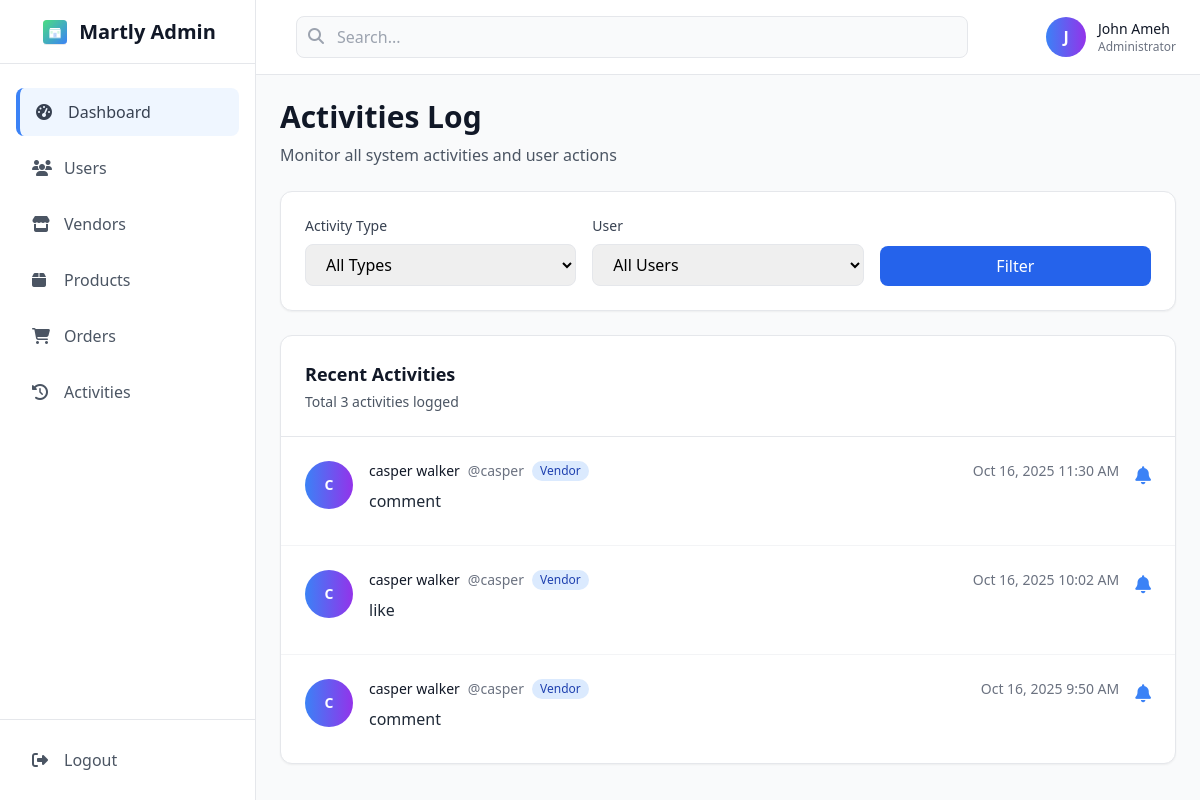
Page /admin/activities.php (signed in) on the earlier database version.
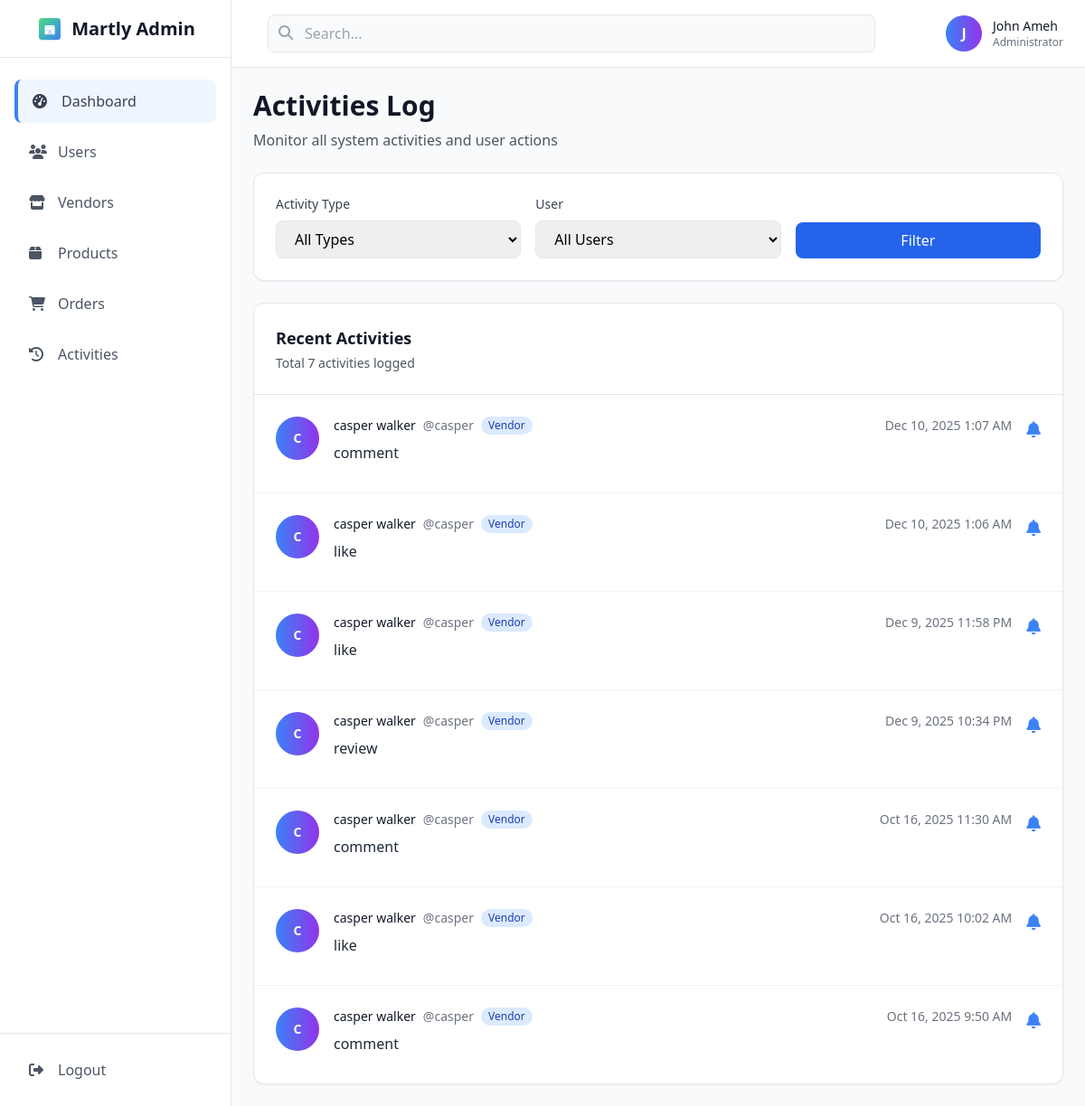
Same page on the later database version.
### tables this page shows
CREATE TABLE `users` (
  `id` int(11) NOT NULL,
  `username` varchar(50) NOT NULL,
  `email` varchar(100) NOT NULL,
  `password` varchar(255) NOT NULL,
  `first_name` varchar(50) DEFAULT NULL,
  `last_name` varchar(50) DEFAULT NULL,
  `profile_picture` varchar(255) DEFAULT NULL,
  `user_type` enum('customer','vendor','admin') DEFAULT 'customer',
  `referral_code` varchar(20) DEFAULT NULL,
  `referred_by` int(11) DEFAULT NULL,
  `created_at` timestamp NOT NULL DEFAULT current_timestamp(),
  `updated_at` timestamp NOT NULL DEFAULT current_timestamp() ON UPDATE current_timestamp(),
  `referred_count` int(11) DEFAULT 0
);

CREATE TABLE `activities` (
  `id` int(11) NOT NULL,
  `user_id` int(11) NOT NULL,
  `activity_type` enum('like','comment','share','review','follow') NOT NULL,
  `reference_type` enum('post','product','user') DEFAULT NULL,
  `reference_id` int(11) DEFAULT NULL,
  `actor_username` varchar(255) NOT NULL,
  `is_read` tinyint(1) DEFAULT 0,
  `created_at` timestamp NOT NULL DEFAULT current_timestamp(),
  `actor_id` int(11) DEFAULT NULL
);

### includes/config.php (called while the page is built, shortened)
<?php
try {
    $pdo = new PDO("mysql:host=" . DB_HOST . ";dbname=" . DB_NAME, DB_USER, DB_PASS);
    $pdo->setAttribute(PDO::ATTR_ERRMODE, PDO::ERRMODE_EXCEPTION);
    $pdo->setAttribute(PDO::ATTR_DEFAULT_FETCH_MODE, PDO::FETCH_ASSOC);
} catch (PDOException $e) {
    die("Connection failed: " . $e->getMessage());
}
function isLoggedIn()
{
    return isset($_SESSION['user_id']);
}
function getCurrentUser()
{
    global $pdo;
    if (isLoggedIn()) {
        $stmt = $pdo->prepare("SELECT * FROM users WHERE id = ?");
        $stmt->execute([$_SESSION['user_id']]);
        return $stmt->fetch();
    }
    return null;
}

### admin/activities.php (the view, shortened to what this page needs)
<?php
require_once '../includes/config.php';
$page = isset($_GET['page']) ? (int)$_GET['page'] : 1;
$limit = 15;
$offset = ($page - 1) * $limit;
$type = isset($_GET['type']) ? trim($_GET['type']) : '';
$user_id = isset($_GET['user_id']) ? (int)$_GET['user_id'] : 0;
try {
    $conditions = [];
    $params = [];
    $whereClause = $conditions ? "WHERE " . implode(" AND ", $conditions) : "";
    $countSql = "SELECT COUNT(*) as total FROM activities a
                 LEFT JOIN users u ON a.user_id = u.id
                 $whereClause";
    $stmt = $pdo->prepare($countSql);
    $stmt->execute($params);
    $totalActivities = $stmt->fetch(PDO::FETCH_ASSOC)['total'];
    $sql = "
        SELECT a.*,
               u.first_name,
               u.last_name,
               u.username,
               u.user_type
        FROM activities a
        LEFT JOIN users u ON a.user_id = u.id
        $whereClause
        ORDER BY a.created_at DESC
        LIMIT $limit OFFSET $offset
    ";
    $stmt = $pdo->prepare($sql);
    $stmt->execute($params);
    $activities = $stmt->fetchAll(PDO::FETCH_ASSOC);
} catch (PDOException $e) {
    $error = "Error loading activities: " . $e->getMessage();
}
?>
<!DOCTYPE html>
<html lang="en">
<head>
    <script src="https://cdn.tailwindcss.com"></script>
    <link rel="stylesheet" href="https://cdnjs.cloudflare.com/ajax/libs/font-awesome/6.4.0/css/all.min.css">
</head>
<body class="bg-gray-50">
<div class="min-h-screen">
    <?php include 'includes/sidebar.php'; ?>
    <div class="ml-0 lg:ml-64">
        <?php include 'includes/topbar.php'; ?>
        <main class="p-6">
            <div class="flex justify-between items-center mb-6">
                <div>
                    <h1 class="text-3xl font-bold text-gray-900">Activities Log</h1>
                    <p class="text-gray-600 mt-2">Monitor all system activities and user actions</p>
                </div>
            </div>
            <div class="bg-white rounded-xl shadow-sm border border-gray-200 p-6 mb-6">
                <form method="GET" class="grid grid-cols-1 md:grid-cols-3 gap-4">
                    <div>
                        <label class="block text-sm font-medium text-gray-700 mb-2">Activity Type</label>
                        <select name="type" class="w-full px-4 py-2 border border-gray-200 rounded-lg focus:outline-none focus:ring-2 focus:ring-blue-500 focus:border-transparent">
                            <option value="">All Types</option>
                        </select>
                    </div>
                    <div>
                        <label class="block text-sm font-medium text-gray-700 mb-2">User</label>
                        <select name="user_id" class="w-full px-4 py-2 border border-gray-200 rounded-lg focus:outline-none focus:ring-2 focus:ring-blue-500 focus:border-transparent">
                            <option value="">All Users</option>
                        </select>
                    </div>
                    <div class="flex items-end space-x-2">
                        <button type="submit" class="bg-blue-600 text-white px-6 py-2 rounded-lg hover:bg-blue-700 transition-colors duration-300 w-full">
                            Filter
                        </button>
                    </div>
                </form>
            </div>
            <div class="bg-white rounded-xl shadow-sm border border-gray-200 overflow-hidden">
                <div class="p-6 border-b border-gray-200">
                    <h3 class="text-lg font-semibold text-gray-900">Recent Activities</h3>
                    <p class="text-gray-600 text-sm mt-1">Total <?php echo number_format($totalActivities); ?> activities logged</p>
                </div>
                <div class="divide-y divide-gray-100">
                    <?php if (empty($activities)): ?>
                        <div class="p-8 text-center text-gray-500">
                            <i class="fas fa-history text-4xl text-gray-300 mb-3"></i>
                            <p>No activities found</p>
                            <?php if (!empty($type) || !empty($user_id)): ?>
                                <p class="text-sm mt-1">Try adjusting your filters</p>
                            <?php endif; ?>
                        </div>
                    <?php else: ?>
                        <?php foreach ($activities as $activity): ?>
                            <div class="p-6 hover:bg-gray-50 transition-colors duration-300">
                                <div class="flex items-start space-x-4">
                                    <div class="flex-shrink-0">
                                        <div class="w-12 h-12 bg-gradient-to-r from-blue-500 to-purple-600 rounded-full flex items-center justify-center text-white font-bold text-sm">
                                            <?php echo strtoupper(substr($activity['first_name'], 0, 1)); ?>
                                        </div>
                                    </div>
                                    <div class="flex-1 min-w-0">
                                        <div class="flex items-center justify-between mb-2">
                                            <div class="flex items-center space-x-2">
                                                <span class="text-sm font-medium text-gray-900">
                                                    <?php echo htmlspecialchars($activity['first_name'] . ' ' . $activity['last_name']); ?>
                                                </span>
                                                <span class="text-sm text-gray-500">@<?php echo htmlspecialchars($activity['username']); ?></span>
                                                <span class="inline-flex px-2 py-0.5 text-xs font-medium rounded-full
                                                    <?php echo $activity['user_type'] === 'admin' ? 'bg-purple-100 text-purple-800' : 'bg-blue-100 text-blue-800'; ?>">
                                                    <?php echo ucfirst($activity['user_type']); ?>
                                                </span>
                                            </div>
                                            <span class="text-sm text-gray-500">
                                                <?php echo date('M j, Y g:i A', strtotime($activity['created_at'])); ?>
                                            </span>
                                        </div>
                                        <p class="text-gray-800 mb-2">
                                            <?php echo htmlspecialchars($activity['activity_type']); ?>
                                        </p>
                                    </div>
                                    <div class="flex-shrink-0">
                                        <?php
                                        $activityIcons = [
                                            'login' => 'fas fa-sign-in-alt text-green-500',
                                            'logout' => 'fas fa-sign-out-alt text-red-500',
                                            'create' => 'fas fa-plus-circle text-blue-500',
                                            'update' => 'fas fa-edit text-yellow-500',
                                            'delete' => 'fas fa-trash text-red-500',
                                            'register' => 'fas fa-user-plus text-green-500',
                                            'purchase' => 'fas fa-shopping-cart text-purple-500',
                                            'view' => 'fas fa-eye text-gray-500'
                                        ];
                                        $iconClass = $activityIcons[strtolower($activity['activity_type'])] ?? 'fas fa-bell text-blue-500';
                                        ?>
                                        <i class="<?php echo $iconClass; ?> text-lg"></i>
                                    </div>
                                </div>
                            </div>
                        <?php endforeach; ?>
                    <?php endif; ?>
                </div>
            </div>
        </main>
    </div>
</div>
</body>
</html>

### admin/includes/sidebar.php (shortened to what this page needs)
<div class="fixed inset-y-0 left-0 z-50 w-64 bg-white border-r border-gray-200 transform -translate-x-full lg:translate-x-0 transition-transform duration-300 ease-in-out">
    <div class="flex items-center justify-center h-16 border-b border-gray-200">
        <a href="index.php" class="flex items-center space-x-2">
            <img src="../assets/martly.svg" alt="Martly" class="w-8 h-8">
            <span class="text-xl font-bold text-gray-900">Martly Admin</span>
        </a>
    </div>
    <nav class="mt-6">
        <div class="px-4 space-y-2">
            <a href="index.php" class="flex items-center px-4 py-3 text-gray-700 bg-blue-50 border-l-4 border-blue-500 rounded-lg">
                <i class="fas fa-tachometer-alt w-5 mr-3"></i>
                <span class="font-medium">Dashboard</span>
            </a>
            <a href="users.php" class="flex items-center px-4 py-3 text-gray-600 hover:bg-gray-50 rounded-lg transition-colors duration-300">
                <i class="fas fa-users w-5 mr-3"></i>
                <span class="font-medium">Users</span>
            </a>
            <a href="vendors.php" class="flex items-center px-4 py-3 text-gray-600 hover:bg-gray-50 rounded-lg transition-colors duration-300">
                <i class="fas fa-store w-5 mr-3"></i>
                <span class="font-medium">Vendors</span>
            </a>
            <a href="products.php" class="flex items-center px-4 py-3 text-gray-600 hover:bg-gray-50 rounded-lg transition-colors duration-300">
                <i class="fas fa-box w-5 mr-3"></i>
                <span class="font-medium">Products</span>
            </a>
            <a href="orders.php" class="flex items-center px-4 py-3 text-gray-600 hover:bg-gray-50 rounded-lg transition-colors duration-300">
                <i class="fas fa-shopping-cart w-5 mr-3"></i>
                <span class="font-medium">Orders</span>
            </a>
            <a href="activities.php" class="flex items-center px-4 py-3 text-gray-600 hover:bg-gray-50 rounded-lg transition-colors duration-300">
                <i class="fas fa-history w-5 mr-3"></i>
                <span class="font-medium">Activities</span>
            </a>
        </div>
    </nav>
    <div class="absolute bottom-0 left-0 right-0 p-4 border-t border-gray-200">
        <a href="../auth/logout.php" class="flex items-center px-4 py-3 text-gray-600 hover:bg-gray-50 rounded-lg transition-colors duration-300">
            <i class="fas fa-sign-out-alt w-5 mr-3"></i>
            <span class="font-medium">Logout</span>
        </a>
    </div>
</div>

### admin/includes/topbar.php (shortened to what this page needs)
<?php
$currentUser = getCurrentUser();
?>
<header class="bg-white border-b border-gray-200">
    <div class="flex items-center justify-between px-6 py-4">
        <div class="flex-1 max-w-2xl mx-4">
            <div class="relative">
                <input type="text" placeholder="Search..." class="w-full pl-10 pr-4 py-2 bg-gray-50 border border-gray-200 rounded-lg focus:outline-none focus:ring-2 focus:ring-blue-500 focus:border-transparent">
                <i class="fas fa-search absolute left-3 top-3 text-gray-400"></i>
            </div>
        </div>
        <div class="flex items-center space-x-4">
            <div class="flex items-center space-x-3">
                <div class="w-10 h-10 bg-gradient-to-r from-blue-500 to-purple-600 rounded-full flex items-center justify-center text-white font-bold">
                    <?php echo strtoupper(substr($currentUser['first_name'], 0, 1)); ?>
                </div>
                <div class="hidden md:block">
                    <p class="text-sm font-medium text-gray-900"><?php echo htmlspecialchars($currentUser['first_name'] . ' ' . $currentUser['last_name']); ?></p>
                    <p class="text-xs text-gray-500">Administrator</p>
                </div>
            </div>
        </div>
    </div>
</header>

Differences in the rows shown:
added activities: user.first_name "C", user.last_name "casper walker", user.username "casper", user.user_type "Vendor", created_at "Dec 10, 2025 1:07 AM", activity_type "comment"
added activities: user.first_name "C", user.last_name "casper walker", user.username "casper", user.user_type "Vendor", created_at "Dec 10, 2025 1:06 AM", activity_type "like"
added activities: user.first_name "C", user.last_name "casper walker", user.username "casper", user.user_type "Vendor", created_at "Dec 9, 2025 11:58 PM", activity_type "like"
added activities: user.first_name "C", user.last_name "casper walker", user.username "casper", user.user_type "Vendor", created_at "Dec 9, 2025 10:34 PM", activity_type "review"
Other differences:
$totalActivities: "3" → "7"
